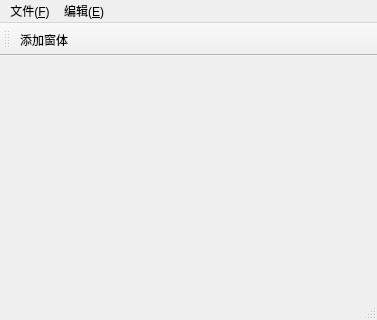
<?xml version="1.0" encoding="UTF-8"?>
<ui version="4.0">
 <class>MainWindow</class>
 <widget class="QMainWindow" name="MainWindow">
  <property name="geometry">
   <rect>
    <x>0</x>
    <y>0</y>
    <width>377</width>
    <height>320</height>
   </rect>
  </property>
  <property name="windowTitle">
   <string>MainWindow</string>
  </property>
  <widget class="QWidget" name="centralwidget"/>
  <widget class="QStatusBar" name="statusbar"/>
  <widget class="QToolBar" name="toolBar">
   <property name="windowTitle">
    <string>toolBar</string>
   </property>
   <attribute name="toolBarArea">
    <enum>TopToolBarArea</enum>
   </attribute>
   <attribute name="toolBarBreak">
    <bool>false</bool>
   </attribute>
   <addaction name="addWinAction"/>
  </widget>
  <widget class="QMenuBar" name="menuBar">
   <property name="geometry">
    <rect>
     <x>0</x>
     <y>0</y>
     <width>377</width>
     <height>23</height>
    </rect>
   </property>
   <widget class="QMenu" name="menu_F">
    <property name="title">
     <string>文件(&amp;F)</string>
    </property>
    <addaction name="fileOpenAction"/>
    <addaction name="fileNewAction"/>
    <addaction name="fileCloseAction"/>
   </widget>
   <widget class="QMenu" name="menu_E">
    <property name="title">
     <string>编辑(&amp;E)</string>
    </property>
   </widget>
   <addaction name="menu_F"/>
   <addaction name="menu_E"/>
  </widget>
  <action name="fileOpenAction">
   <property name="checkable">
    <bool>false</bool>
   </property>
   <property name="checked">
    <bool>false</bool>
   </property>
   <property name="enabled">
    <bool>true</bool>
   </property>
   <property name="text">
    <string>打开</string>
   </property>
   <property name="toolTip">
    <string>打开</string>
   </property>
   <property name="shortcut">
    <string>Alt+O</string>
   </property>
  </action>
  <action name="fileNewAction">
   <property name="text">
    <string>新建</string>
   </property>
   <property name="toolTip">
    <string>新建</string>
   </property>
   <property name="shortcut">
    <string>Alt+N</string>
   </property>
  </action>
  <action name="fileCloseAction">
   <property name="text">
    <string>关闭</string>
   </property>
   <property name="toolTip">
    <string>关闭</string>
   </property>
   <property name="shortcut">
    <string>Alt+C</string>
   </property>
  </action>
  <action name="addWinAction">
   <property name="text">
    <string>添加窗体</string>
   </property>
   <property name="toolTip">
    <string>添加窗体</string>
   </property>
  </action>
 </widget>
 <resources/>
 <connections/>
</ui>
